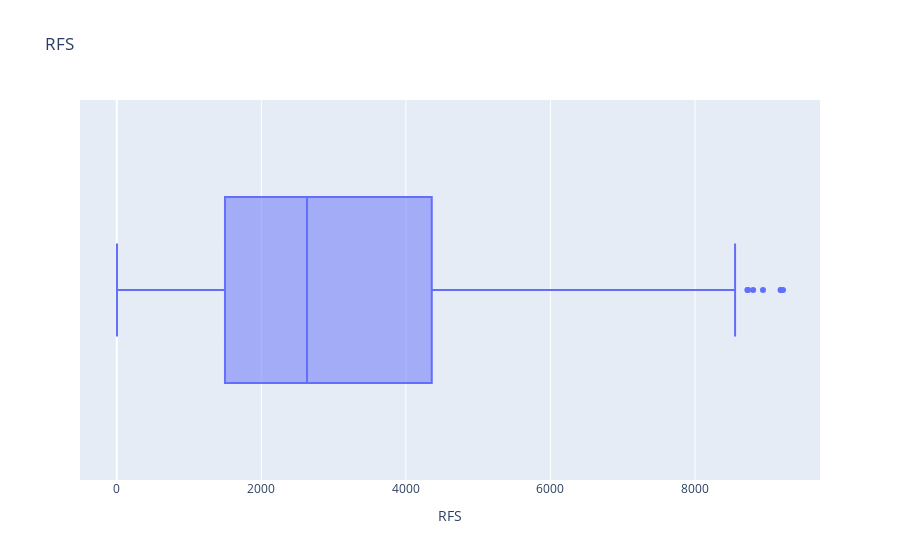

Notebook code for this chart:
### Code cell
fig = px.box(data, x="RFS", title = "RFS")
fig.show()

### Figure 1 — Plotly figure (JSON) as saved in the notebook; plotly's stock layout.template omitted (floating-point values rounded to 4 significant figures; data arrays with more than 128 entries replaced by an {"elided": "..."} marker saying what was removed)
{"data": [{"alignmentgroup": "True", "hovertemplate": "RFS=%{x}<extra></extra>", "legendgroup": "", "marker": {"color": "#636efa"}, "name": "", "notched": false, "offsetgroup": "", "orientation": "h", "showlegend": false, "type": "box", "x": {"elided": "1992 int values"}, "x0": " ", "xaxis": "x", "y0": " ", "yaxis": "y"}], "layout": {"boxmode": "group", "legend": {"tracegroupgap": 0}, "title": {"text": "RFS"}, "xaxis": {"anchor": "y", "domain": [0, 1], "title": {"text": "RFS"}}, "yaxis": {"anchor": "x", "domain": [0, 1]}}}
